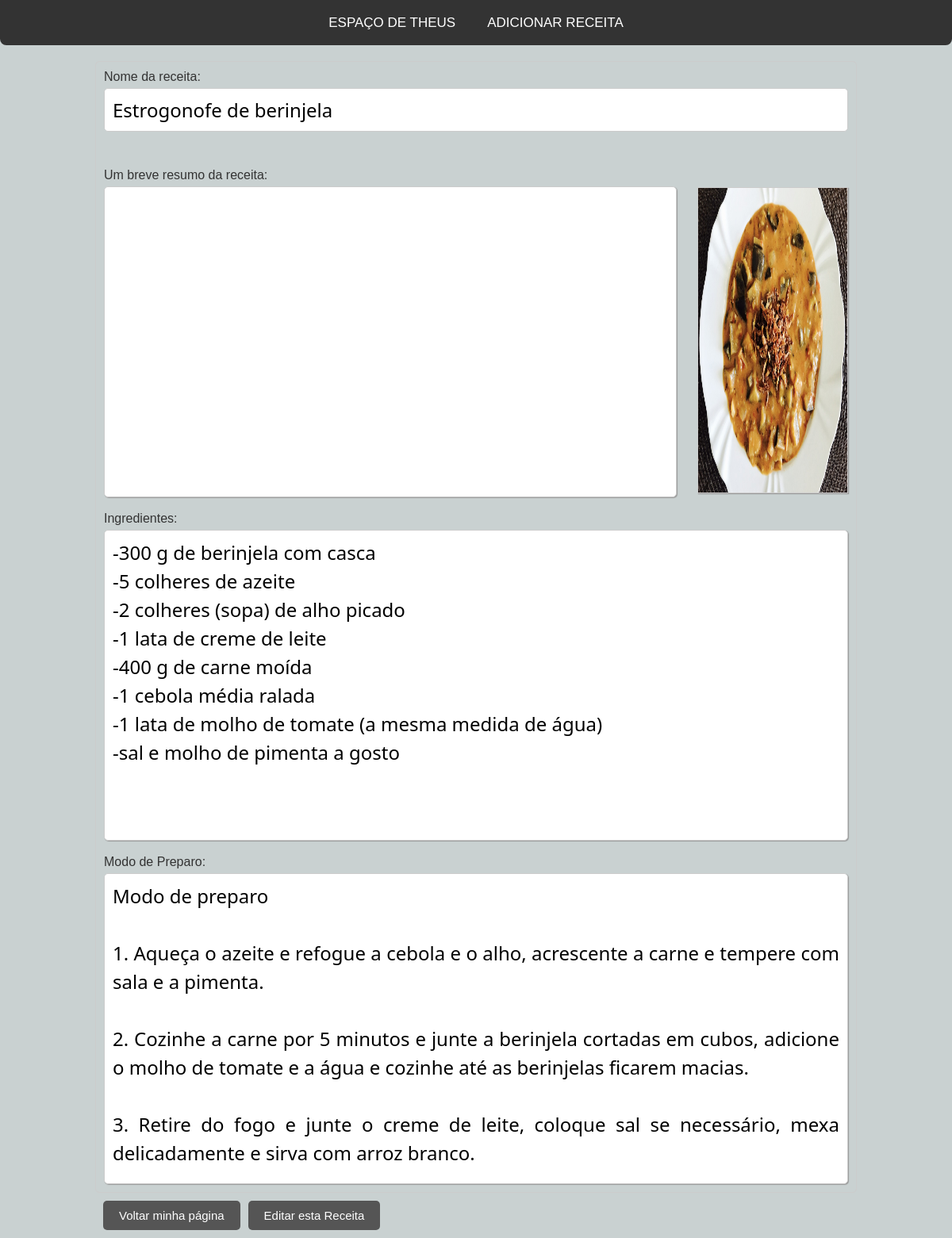
The page /VisualizaReceita.php?visualiza_receita=Estrogonofe+de+berinjela (signed in) on the database its author committed.
### tables this page shows
CREATE TABLE `receitas` (
  `email_usuario` varchar(100) NOT NULL,
  `ID_receita` int(11) NOT NULL,
  `nome_receita` text NOT NULL,
  `resumo_receita` text NOT NULL,
  `ingredientes_receita` text NOT NULL,
  `modopreparo_receita` text NOT NULL,
  `Endereco_receita` text NOT NULL,
  `datacadastro_receita` timestamp NOT NULL DEFAULT current_timestamp()
);

### VisualizaReceita.php (the view, shortened to what this page needs)
<?php
$email = $_SESSION["login"];
if (isset($_GET['visualiza_receita'])) {
    $connect = mysqli_connect("127.0.0.1", "root", "", "projeto_receitas");
    $nome_receita = $_GET['visualiza_receita'];
    $query = "SELECT  nome_receita, resumo_receita, ingredientes_receita, modopreparo_receita, datacadastro_receita, Endereco_receita
    FROM receitas WHERE email_usuario = '$email' AND nome_receita = '$nome_receita'";
    $resultado = mysqli_query($connect, $query);
    if (mysqli_num_rows($resultado) > 0) {
        $row = mysqli_fetch_assoc($resultado);
        echo '<header>';
        echo    '<nav>';
        echo        '<ul>';
        echo            '<li><a href="MeuEspaco.php" class="cabecalho">Espaço de ' .  strtok($_SESSION["nome"], ' ') . '</a></li>';
        echo            '<li><a href="Cadastra_Receita.php" class="cabecalho">Adicionar receita</a></li>';
        echo        '</ul>';
        echo    '</nav>';
        echo '</header>';
        echo '<link rel="stylesheet" href="CSS/VisualizaReceita.css">';
        echo '<section id="cadastro">';
        echo    '<div class="container">';
        echo        '<form action="Adiciona_Receita.php" method="POST" class="cadastro-form" >';
        echo                '<fieldset> ';
        echo                '<label for="nome_receita">Nome da receita:</label>';
        echo                '<input type="text" id="nome_receita" name="nome_receita" readonly value="' . $row["nome_receita"] . '">';
        echo                '<div class="procurafoto">';
        echo                    '<label for="foto" class="perfil">';
        echo                        '<img src="./img/'. $row["Endereco_receita"] .'" alt="Imagem de Perfil" id="imagem" onchange="preview();">';
        echo                    '</label>';
        echo                '</div>';
        echo                '<div class="conteudo">';
        echo                    '<br><br><label for="resumo_receita">Um breve resumo da receita:</label>';
        echo                    '<textarea style="width: 77%;" id="resumo_receita" name="resumo_receita" rows="8" readonly>' . $row["resumo_receita"] . '</textarea>';
        echo                    '<br><br><label for="ingredientes_receita">Ingredientes:</label>';
        echo                    '<textarea id="ingredientes_receita" name="ingredientes_receita" rows="8" readonly>' . $row["ingredientes_receita"] . '</textarea>';
        echo                    '<br><br><label for="modopreparo_receita">Modo de Preparo:</label>';
        echo                    '<textarea id="modopreparo_receita" name="modopreparo_receita" rows="8" readonly>' . $row["modopreparo_receita"] . '</textarea>';
        echo                '</div>';
        echo            '</fieldset>';
        echo            '<a href="MeuEspaco.php" class="button">Voltar minha página</a>';
        echo            '<a href="EditaReceita.php?edita_receita=' . urlencode($_GET['visualiza_receita']) . '" class="button">Editar esta Receita</a>';
        echo        '</form>';
        echo    '</div>';
        echo '</section>';
    }
}

### CSS/VisualizaReceita.css (style rules this page uses)
* { margin: 0; padding: 0; }
header { background-color: #333; color: #fff; padding: 20px; text-align: center; border-bottom-left-radius: 8px; border-bottom-right-radius: 8px; }
.procurafoto { margin-top: 60px; width: 20%; height: 48%; float: right; border: 1px solid #ccc; background-color: #ffffff; box-shadow: 1px 1px 1px #999; position: relative; }
.conteudo textarea { height: 49%; }
#imagem { width: 100%; height: 100%; }
nav ul { list-style: none; text-align: center; }
nav ul li { display: inline; }
nav ul li a { font-family: "Gill Sans", "Gill Sans MT", Calibri, "Trebuchet MS", sans-serif; transition: all 0.5s ease; color: #fff; text-decoration: none; text-transform: uppercase; text-align: center; line-height: 1; font-size: 17px; background-color: transparent; padding: 20px; outline: none; border-radius: 4px; }
.container { margin: 20px auto; width: 80%; max-width: 1000px auto; }
fieldset { margin-bottom: 20px; border: 1px solid #ccc; padding: 10px; border-radius: 5px; }
input { font-family: "Segoe UI", Tahoma, Geneva, Verdana, sans-serif; font-size: x-large; }
textarea { text-align: justify; background-color: #fff; resize: none; padding: 10px; width: 100%; height: 95%; font-family: "Segoe UI", Tahoma, Geneva, Verdana, sans-serif; line-height: 1.5; border-radius: 5px; border: 1px solid #ccc; box-shadow: 1px 1px 1px #999; font-size: x-large; }
label { display: block; margin-bottom: 5px; }
input[type="text"], input[type="email"], input[type="tel"] { width: 100%; padding: 10px; margin-bottom: 10px; border: 1px solid #ccc; border-radius: 5px; }
.button { margin-top: 20px; margin-left: 10px; text-decoration: none; padding: 10px 20px; background-color: #555; color: #fff; border: none; font-size: 15px; border-radius: 5px; cursor: pointer; transition: background-color 0.3s ease; }

### rows shown on the page
receitas: nome_receita "Estrogonofe de berinjela", Endereco_receita (picture), ingredientes_receita "-300 g de berinjela com casca -5 colheres de azeite -2 colheres (sopa) de alho picado -1 lata de creme de leite -400 g de carne moída -1 cebola média ralada -1 lata de molho de tomate (a mesma medida de água) -sal e molho de pimenta a gosto", modopreparo_receita "Modo de preparo 1. Aqueça o azeite e refogue a cebola e o alho, acrescente a carne e tempere com sala e a pimenta. 2. Cozinhe a carne por 5 minutos e junte a berinjela cortadas em cubos, adicione o molho de tomate e a água e cozinhe até as berinjelas ficarem macias. 3. Retire do fogo e junte o creme de leite, coloque sal se necessário, mexa delicadamente e sirva com arroz branco."

### other values the page prints
strtok($_SESSION["nome"], ' ') "THEUS"
